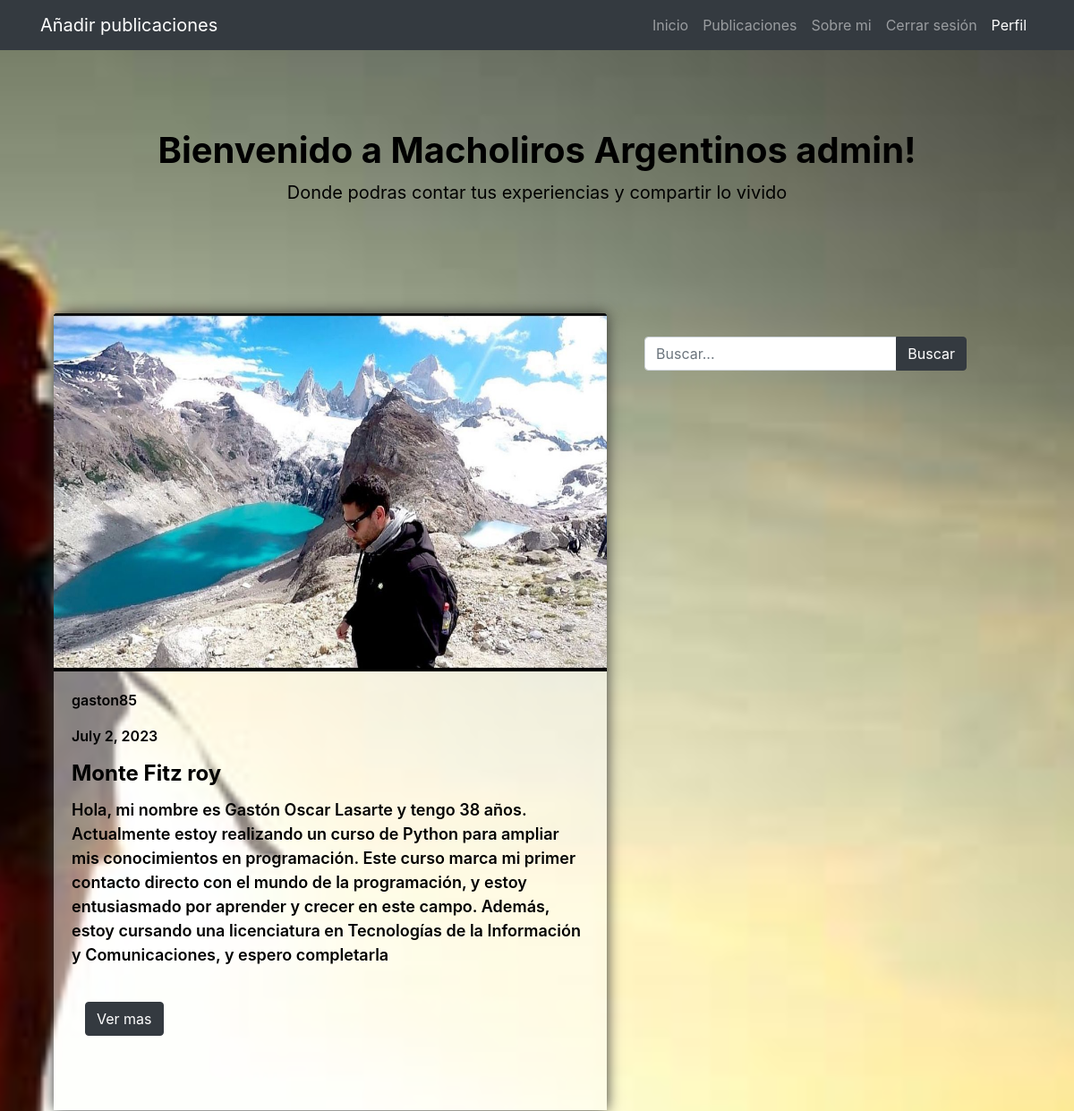
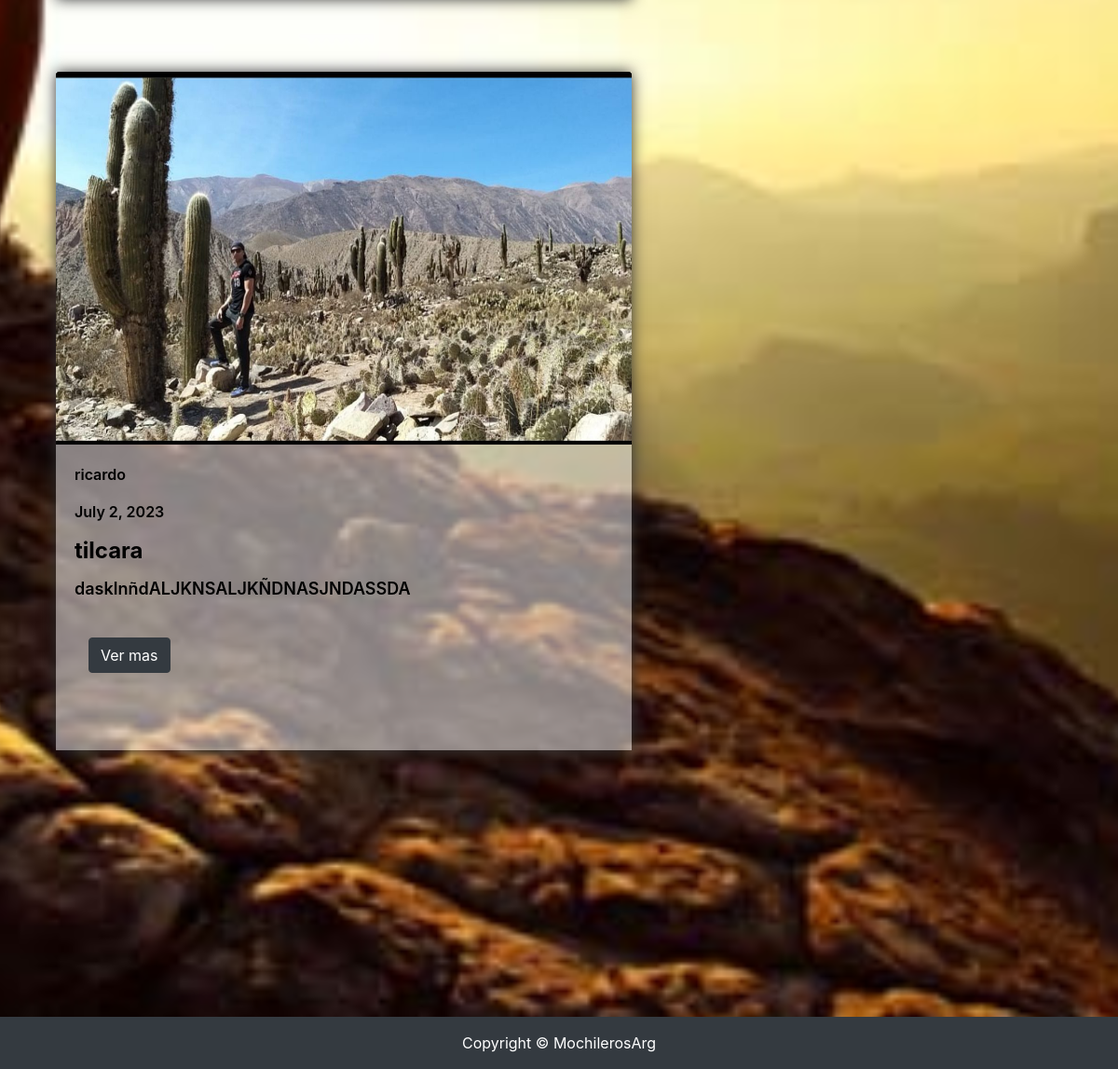
The page /BlogFinal/inicio (signed in) on the database its author committed (2 pictures, top to bottom).
### BlogFinal/models.py (models this page shows)
class Publicacion(models.Model):
    autor = models.ForeignKey(User, on_delete= models.CASCADE, default=1)
    titulo = models.CharField(max_length=25)
    fecha = models.DateField(auto_now_add= True)
    imagen = models.ImageField(upload_to='publicaciones/', default= 'imagen')
    descripcion = models.CharField(max_length=400)
    provincia = models.CharField(max_length=15)
    ciudad = models.CharField(max_length=20)
    indicaciones = models.CharField(max_length=200)

### BlogFinal/views.py (the view)
# urls.py: path('inicio', views.inicio, name="Inicio"),
def inicio(request):
      posts = Publicacion.objects.all()
      contexto = {"posts" : posts}
      return render(request, "BlogFinal/inicio.html", contexto)

### BlogFinal/templates/BlogFinal/inicio.html (shortened to what this page needs)
{% extends 'BlogFinal/padre.html'%}
{% load static %}
{% block contenidoQueCambia %}
<br>
<br>
<br><br>
    <div class="container1">
        <div class="text-center my-5">
            <h1 class="fw-bolder">Bienvenido a Macholiros Argentinos {{user.username}}!</h1>
            <p class="lead mb-0"><b>Donde podras contar tus experiencias y compartir lo vivido</b></p>
        </div>
    </div>
<br><br>
{% if posts %}
<form class="my-form" action="/BlogFinal/buscar/" method="GET">
    <div class="input-group">
    <input class="form-control" placeholder="Buscar..." aria-label="Buscar..." aria-describedby="button-search" name = "titulo" id = "titulo">
    <input class="btn btn-dark" type="submit" value="Buscar" />
  </form>
{% endif %}
<br>
{% for post in posts %}
<div class="container">
    <div class="col-lg-7">
        <div class="my-elements">
          <img class="card-img-top" src="{{post.imagen.url}}" height="400px" alt="..." />
           <div class="card-body">
                        <div class="fecha-autor"><p>{{ post.autor }}</p>
                        <p>{{ post.fecha }}</p></div>
                        <div class="titulo" > <h2 class="card-title h4"><b>{{ post.titulo }}</b></h2></div>
                       <div class="description"><p class="card-text">{{ post.descripcion }}</p></div>
<br>
                <div class="read-more">  <a class="btn btn-dark" href="{% url 'verPost' post.id %}">Ver mas </a> </div>
                            <br>
                            <br>
                         </div>
                    </div>
</div>
</div>
<br><br>
{% endfor %}
<br><br><br><br><br><br><br><br><br><br><br>
{% endblock %}

### static/css/styles3.css (style rules this page uses)
.my-form { float: right; margin-right: 120px; width: 30%; margin-top: 50px; }
body { background-image: url(/static/assets/img/login.svg.png); background-size: cover; background-position: center; height: 100%; width: 100%; }
.my-elements { box-shadow: 0px 0px 15px #333; margin-bottom: 30px; overflow: hidden; }
.read-more { margin : 15px; }
.fecha-autor { color: #000000; font-size: medium; font-weight: 600; }
.container1 { color: #000000; }
.titulo { color: #000000; font-size: xx-large; font-weight: 600; }
.description { color: #000000; font-weight: 600; font-size: large; }
.card-body { flex: 1 1 auto; padding: 0.5rem 1rem; background-color: rgba(255, 255, 255, 0.5); }

### rows shown on the page
Publicacion: imagen (picture), autor "gaston85", fecha "July 2, 2023", titulo "Monte Fitz roy", descripcion "Hola, mi nombre es Gastón Oscar Lasarte y tengo 38 años. Actualmente estoy realizando un curso de Python para ampliar mis conocimientos en programación. Este curso marca mi primer contacto directo con el mundo de la programación, y estoy entusiasmado por aprender y crecer en este campo. Además, estoy cursando una licenciatura en Tecnologías de la Información y Comunicaciones, y espero completarla"
Publicacion: imagen (picture), autor "ricardo", fecha "July 2, 2023", titulo "tilcara", descripcion "dasklnñdALJKNSALJKÑDNASJNDASSDA"

### other values the page prints
{{ user.username }} "admin"
